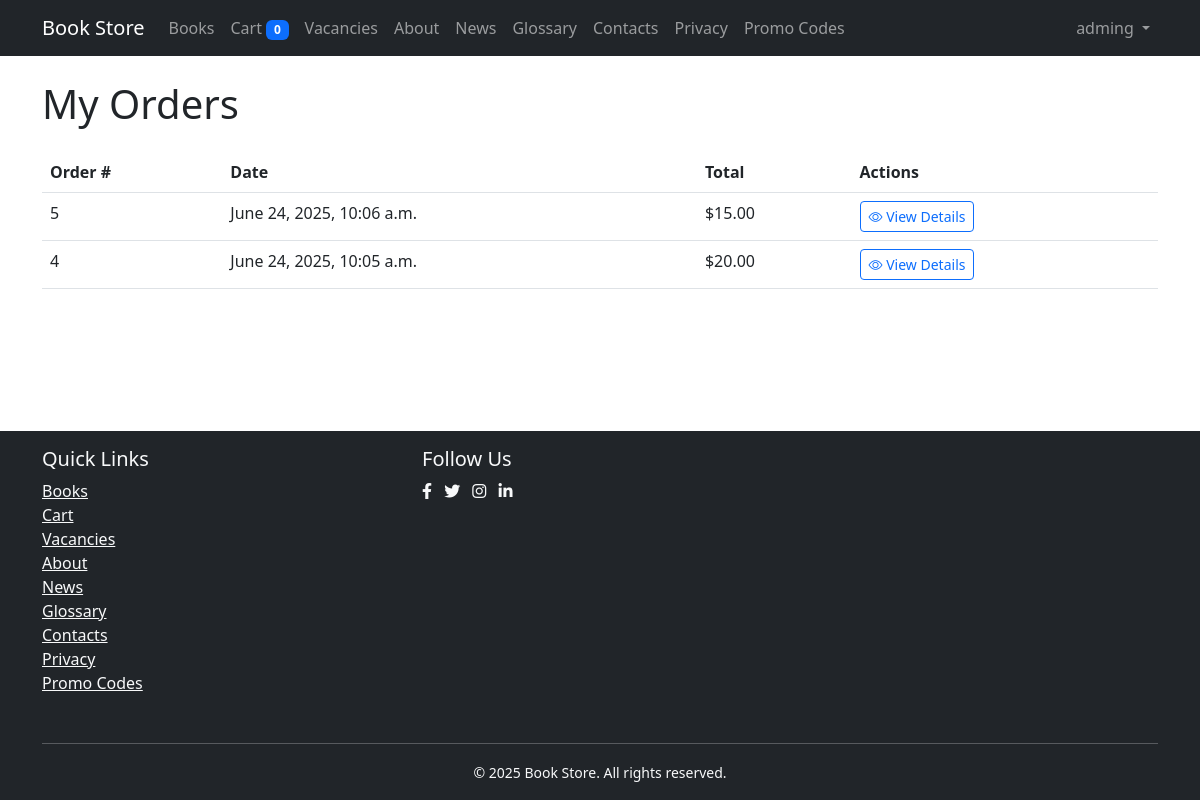
Page /orders/ (signed in) on the committed database.
### users/models.py (models this page shows, shortened)
class User(AbstractUser):
    phone_number = models.CharField(max_length=15, blank=True)
    address = models.TextField(blank=True)
    timezone = models.CharField(max_length=50, choices=TIMEZONE_CHOICES, default='UTC')

### books/models.py (models this page shows, shortened)
class Order(models.Model):
    customer = models.ForeignKey(Customer, on_delete=models.CASCADE)
    shipping_address = models.TextField()
    created_at = models.DateTimeField(auto_now_add=True)
    updated_at = models.DateTimeField(auto_now=True)
    delivery_date = models.DateField(null=True, blank=True)
    pickup_point = models.ForeignKey('PickupPoint', null=True, blank=True, on_delete=models.SET_NULL)
    promocode = models.ForeignKey('PromoCode', null=True, blank=True, on_delete=models.SET_NULL)
    class Meta:
        ordering = ['-created_at']
    def get_total_cost(self):
        return sum(item.get_cost() for item in self.items.all())

class OrderItem(models.Model):
    order = models.ForeignKey(Order, on_delete=models.CASCADE, related_name='items')
    book = models.ForeignKey(Book, on_delete=models.CASCADE)
    price = models.DecimalField(max_digits=10, decimal_places=2)
    quantity = models.PositiveIntegerField(default=1)
    def get_cost(self):
        return self.price * self.quantity

### books/views.py (the view)
# urls.py: path('orders/', enhanced_views.OrderListView.as_view(), name='order_list'),
@login_required
def order_list(request):
    try:
        customer = request.user.customer
    except Customer.DoesNotExist:
        messages.warning(request, 'Please complete your profile before viewing orders.')
        return redirect('users:profile')
    orders = Order.objects.filter(customer=customer).order_by('-created_at')
    return render(request, 'books/order_list.html', {'orders': orders})

### books/context_processors.py (called while the page is built)
def cart(request):
    cart = request.session.get('cart', {})
    return {
        'cart': cart,
        'cart_count': len(cart)
    }

### templates/books/order_list.html (shortened to what this page needs)
{% extends 'base.html' %}
{% block content %}
<h1 class="mb-4">My Orders</h1>
{% if orders %}
<div class="table-responsive">
    <table class="table table-hover">
        <thead>
            <tr>
                <th>Order #</th>
                <th>Date</th>
                <th>Total</th>
                <th>Actions</th>
            </tr>
        </thead>
        <tbody>
            {% for order in orders %}
            <tr>
                <td>{{ order.id }}</td>
                <td>{{ order.created_at|date:"F j, Y, P" }}</td>
                <td>${{ order.get_total_cost }}</td>
                <td>
                    <a href="{% url 'books:order_detail' order.id %}" class="btn btn-outline-primary btn-sm">
                        <i class="bi bi-eye"></i> View Details
                    </a>
                </td>
            </tr>
            {% endfor %}
        </tbody>
    </table>
</div>
{% else %}
<div class="alert alert-info">
    You haven't placed any orders yet. <a href="{% url 'books:book_list' %}" class="alert-link">Start shopping</a>
</div>
{% endif %}
{% endblock %}

### templates/base.html (shortened to what this page needs)
<!DOCTYPE html>
<html lang="en" class="h-100">
<head>
    <link href="https://cdn.jsdelivr.net/npm/bootstrap@5.3.0/dist/css/bootstrap.min.css" rel="stylesheet">
    <link href="https://cdnjs.cloudflare.com/ajax/libs/font-awesome/6.0.0/css/all.min.css" rel="stylesheet">
    <link href="https://cdn.jsdelivr.net/npm/bootstrap-icons@1.10.5/font/bootstrap-icons.css" rel="stylesheet">
</head>
<body>
    <nav class="navbar navbar-expand-lg navbar-dark bg-dark">
        <div class="container">
            <a class="navbar-brand" href="{% url 'books:home' %}">Book Store</a>
            <div class="collapse navbar-collapse" id="navbarNav">
                <ul class="navbar-nav me-auto">
                    <li class="nav-item">
                        <a class="nav-link {% if request.resolver_match.url_name == 'book_list' %}active{% endif %}"
                           href="{% url 'books:book_list' %}">Books</a>
                    </li>
                    <li class="nav-item">
                        <a class="nav-link {% if request.resolver_match.url_name == 'cart_detail' %}active{% endif %}"
                           href="{% url 'books:cart_detail' %}">
                            Cart <span class="badge bg-primary">{{ cart_count }}</span>
                        </a>
                    </li>
                    <li class="nav-item">
                        <a class="nav-link {% if request.resolver_match.url_name == 'vacancy_list' %}active{% endif %}"
                           href="{% url 'books:vacancy_list' %}">Vacancies</a>
                    </li>
                    <li class="nav-item">
                        <a class="nav-link {% if request.resolver_match.url_name == 'company_info' %}active{% endif %}" href="{% url 'books:company_info' %}">About</a>
                    </li>
                    <li class="nav-item">
                        <a class="nav-link {% if request.resolver_match.url_name == 'news_list' %}active{% endif %}" href="{% url 'books:news_list' %}">News</a>
                    </li>
                    <li class="nav-item">
                        <a class="nav-link {% if request.resolver_match.url_name == 'terms_list' %}active{% endif %}" href="{% url 'books:terms_list' %}">Glossary</a>
                    </li>
                    <li class="nav-item">
                        <a class="nav-link {% if request.resolver_match.url_name == 'contacts' %}active{% endif %}" href="{% url 'books:contacts' %}">Contacts</a>
                    </li>
                    <li class="nav-item">
                        <a class="nav-link {% if request.resolver_match.url_name == 'privacy_policy' %}active{% endif %}" href="{% url 'books:privacy_policy' %}">Privacy</a>
                    </li>
                    <li class="nav-item">
                        <a class="nav-link {% if request.resolver_match.url_name == 'promocode_list' %}active{% endif %}" href="{% url 'books:promocode_list' %}">Promo Codes</a>
                    </li>
                </ul>
                <ul class="navbar-nav">
                    {% if user.is_authenticated %}
                        <li class="nav-item dropdown">
                            <a class="nav-link dropdown-toggle" href="#" id="navbarDropdown" role="button"
                               data-bs-toggle="dropdown" aria-expanded="false">
                                {{ user.get_full_name|default:user.username }}
                            </a>
                        </li>
                    {% endif %}
                </ul>
            </div>
        </div>
    </nav>
    <main class="container my-4">
        {% block content %}
        {% endblock %}
    </main>
    <footer class="footer mt-auto py-3 bg-dark text-light">
        <div class="container">
            <div class="row">
                <div class="col-md-4 mb-3">
                    <h5>Quick Links</h5>
                    <ul class="list-unstyled">
                        <li><a href="{% url 'books:book_list' %}" class="text-light">Books</a></li>
                        <li><a href="{% url 'books:cart_detail' %}" class="text-light">Cart</a></li>
                        <li><a href="{% url 'books:vacancy_list' %}" class="text-light">Vacancies</a></li>
                        <li><a href="{% url 'books:company_info' %}" class="text-light">About</a></li>
                        <li><a href="{% url 'books:news_list' %}" class="text-light">News</a></li>
                        <li><a href="{% url 'books:terms_list' %}" class="text-light">Glossary</a></li>
                        <li><a href="{% url 'books:contacts' %}" class="text-light">Contacts</a></li>
                        <li><a href="{% url 'books:privacy_policy' %}" class="text-light">Privacy</a></li>
                        <li><a href="{% url 'books:promocode_list' %}" class="text-light">Promo Codes</a></li>
                    </ul>
                </div>
                <div class="col-md-4">
                    <h5>Follow Us</h5>
                    <div class="social-links">
                        <a href="#" class="text-light me-2"><i class="fab fa-facebook-f"></i></a>
                        <a href="#" class="text-light me-2"><i class="fab fa-twitter"></i></a>
                        <a href="#" class="text-light me-2"><i class="fab fa-instagram"></i></a>
                        <a href="#" class="text-light"><i class="fab fa-linkedin-in"></i></a>
                    </div>
                </div>
            </div>
            <hr class="bg-light">
            <div class="text-center">
                <small>&copy; {% now "Y" %} Book Store. All rights reserved.</small>
            </div>
        </div>
    </footer>
</body>
</html>

### templates/base.html (style rules this page uses)
body { min-height: 100vh; display: flex; flex-direction: column; }
main { flex: 1 0 auto; }
footer { flex-shrink: 0; margin-top: auto; }

### rows in the picture
User: get_full_name "adming"
Order: id "5", created_at "June 24, 2025, 10:06 a.m.", get_total_cost "15.00"
Order: id "4", created_at "June 24, 2025, 10:05 a.m.", get_total_cost "20.00"

### other values in the picture
{{ cart_count }} "0"
